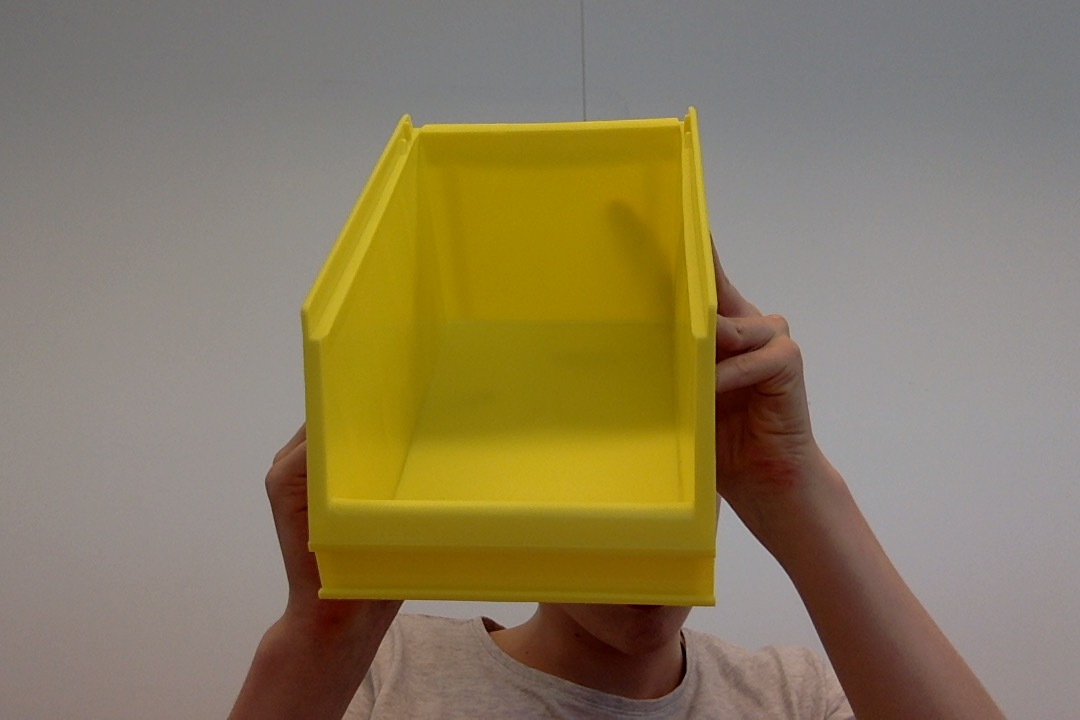
#> input picture vision/Extra_Functions/pictures/geel-bakje-bovenhoek.jpg, 1080 x 720 px, given in place of the camera
$ python distance.py
#> lines starting #> are read from the running program, lines starting #| are printed output that depends on the picture; after the words box and inside, x2 and y2 are one past the last pixel; in counts of white or black regions, pixels touching at a corner belong together
import cv2
import numpy as np
import os, sys
import math
from decimal import *
import glob

cam = cv2.VideoCapture(0)

cam.set(3, 720)
cam.set(4, 620)

# Extra_Functions calculating
# Initialize the known distance from the camera to the object
KNOWN_DISTANCE = 100.0
# Initialize the known object width, which in this case
KNOWN_WIDTH = Decimal(15.0)
# Initialize the known object focal length, which in this case
FOCAL_LENGTH = None


# Text settings
font                   = cv2.FONT_HERSHEY_SIMPLEX
bottomLeftCornerOfText = (10,500)
fontScale              = 0.75
fontColor              = (255,255,255)
lineType               = 2

text = None

# Add color blue to mask
boundaries = [
                [([20, 100, 100], [30, 255, 255])],  # Yellow
                [([100, 150, 0], [140, 255, 255])],  # Blue
                [([20, 100, 100], [30, 255, 255])],  # Red
                [([120, 100, 5], [191, 110, 158])],  # Green
                [([90, 7, 50], [125, 40, 192])]  # Grey
         ]

totalContours = []


def main():
    while (1):
        _, frame = cam.read()
#> frame is the input picture: shape (720, 1080, 3); mean B, G, R 93, 124.1, 137.8
        img = cv2.bilateralFilter(frame, 9, 75, 75)
        hsv = cv2.cvtColor(img, cv2.COLOR_BGR2HSV)
#> hsv: shape (720, 1080, 3); mean H, S, V 39.7, 85.1, 138.3
        gray = cv2.cvtColor(img, cv2.COLOR_BGR2GRAY)
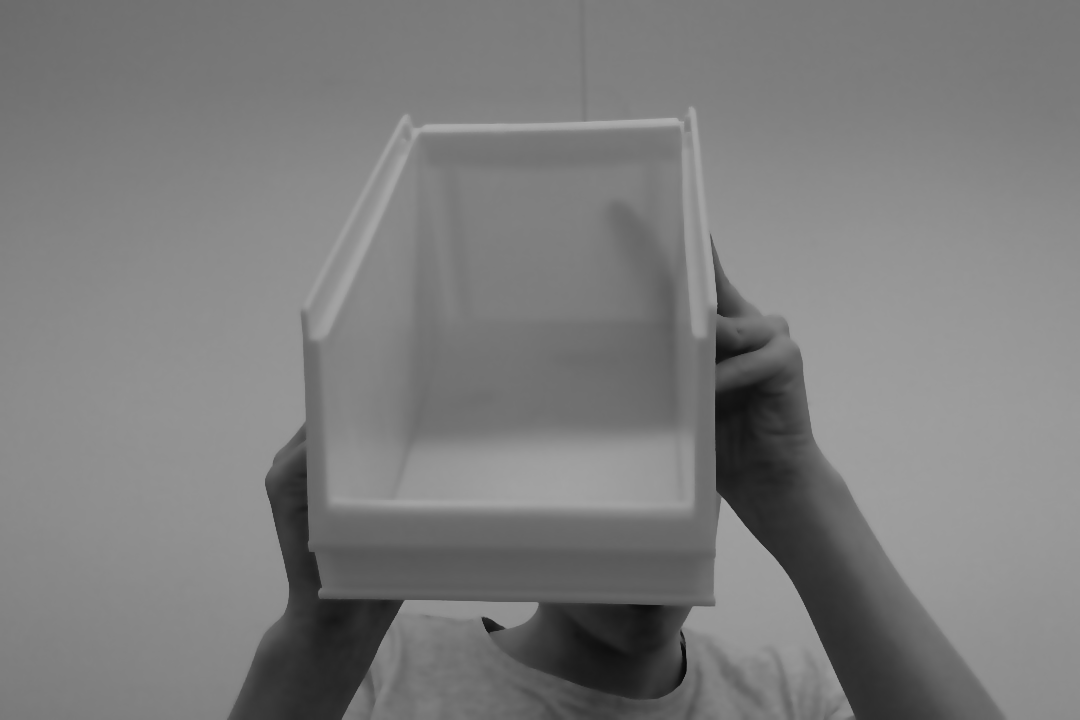
#> gray: shape (720, 1080); min 8, max 175, mean 124.6
        grayFrame = CLAHE(gray)
#> in CLAHE, `cl1 = clahe.apply(frame)`:
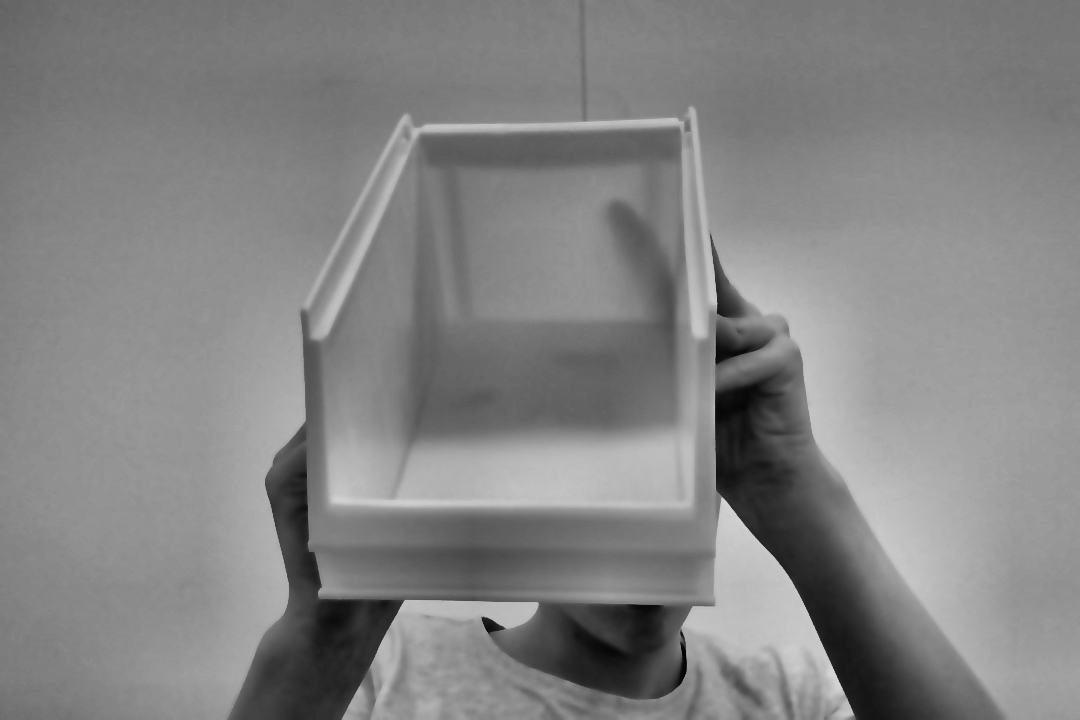
#> cl1: shape (720, 1080); min 5, max 214, mean 131.2

        for range in boundaries:
            in_mask = None;
            for (lower, upper) in range:
                # Find the colors within the specified boundaries and apply the mask
                if(in_mask is None):
                    in_mask = cv2.inRange(hsv, np.array(lower, dtype="uint8"), np.array(upper, dtype="uint8"));
                else:
                    in_mask = in_mask + cv2.inRange(hsv, np.array(lower, dtype="uint8"), np.array(upper, dtype="uint8"))

                _, res = cv2.threshold(in_mask, 215, 255, cv2.THRESH_BINARY)
                res = cv2.bitwise_and(res, res, mask=grayFrame)
                contours, hierarchy = cv2.findContours(res, cv2.RETR_TREE, cv2.CHAIN_APPROX_SIMPLE)
                totalContours.append(contours)
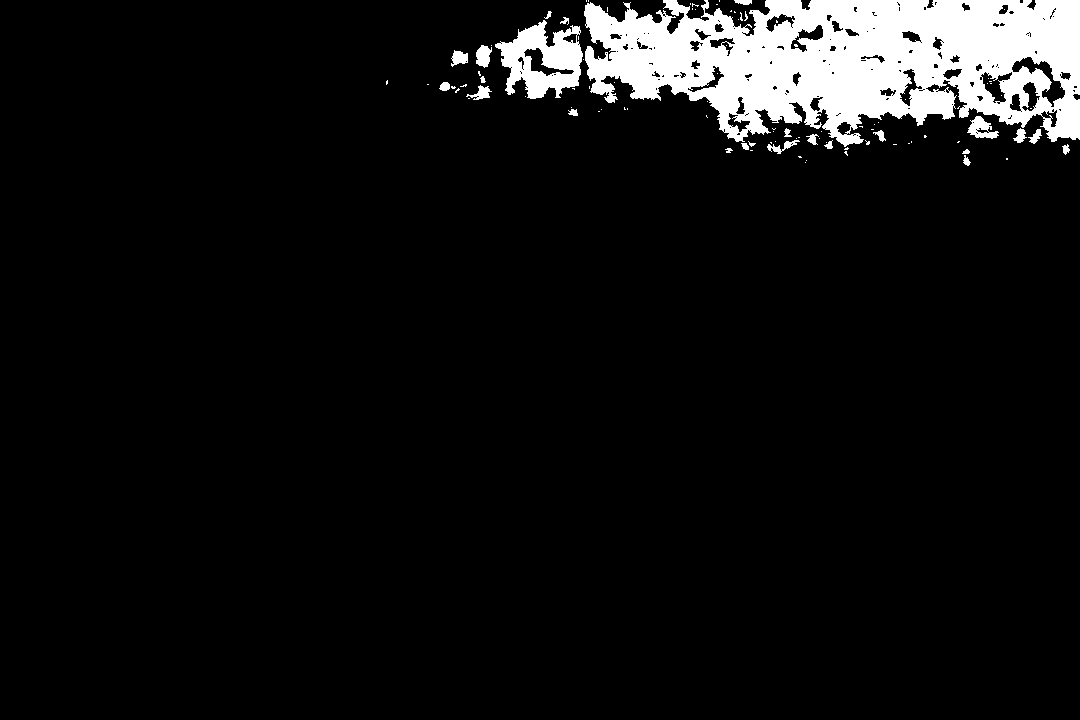
#> in_mask: shape (720, 1080); 7% white; 99 white regions (74 under 20 px), largest, box (x1, y1, x2, y2) and area: (584, 0, 1080, 147) 48563, (495, 20, 583, 99) 3854, (967, 116, 999, 139) 382
#> after the loop, totalContours = 5 items

        for contours in totalContours:
            for cnt in contours:
                perimeter = cv2.arcLength(cnt, True)
                approx = cv2.approxPolyDP(cnt, 0.04 * perimeter, True)
                x, y, w, h = cv2.boundingRect(cnt)

                if(w > 40 and h > 10 and len(approx) >= 4 and len(approx) <= 6):
                    frame = cv2.rectangle(frame, (x, y), (x + w, y + h), (255, 0, 255), 2)

                    if w > (h*1.7):
                        KNOWN_WIDTH = 25.0
                        FOCAL_LENGTH = 1060
                        text = "Side"
                    elif w >= (h*1.4) and w <= (h*1.7):
                        KNOWN_WIDTH = 30.0
                        FOCAL_LENGTH = 800
                        text = "SideAngle"
                    elif w < (h*1.4):
                        KNOWN_WIDTH = 15
                        FOCAL_LENGTH = 1180
                        text = "Voorkant"

                    # Extra_Functions to object calculating
                    distance = calculateDistance(w, KNOWN_WIDTH, FOCAL_LENGTH)

                    if distance > 200:
                        if w > (h * 1.7):
                            KNOWN_WIDTH = 25.0
                            FOCAL_LENGTH = 1000
                            text = "Side"
                        elif w >= (h * 1.4) and w <= (h * 1.7):
                            KNOWN_WIDTH = 30.0
                            FOCAL_LENGTH = 720
                            text = "SideAngle"
                        elif w < (h * 1.4):
                            KNOWN_WIDTH = 15
                            FOCAL_LENGTH = 1100
                            text = "Voorkant"

                        distance = calculateDistance(w, KNOWN_WIDTH, FOCAL_LENGTH)

                    # Apply text in frame
                    cv2.putText(frame,str(str(w)+ " " + str(h) + " " + str(round(distance, 2))) + " " + text,
                                (x + (w / 2), y),font,fontScale,fontColor,lineType)
#> this loop made 5 passes
#> contours on passes 2, 4: [], []
#| 15
#| 15
#| 15
#| 15
#| 25.0
#| 25.0
#| 15
#| 15
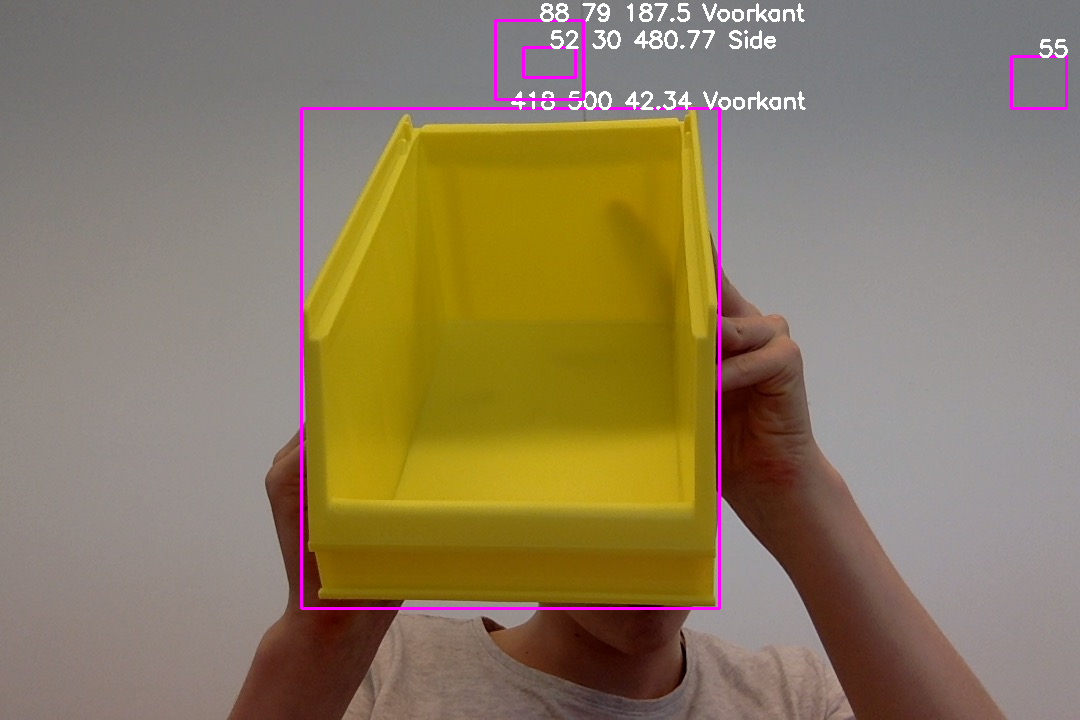
#> frame: shape (720, 1080, 3); mean B, G, R 95.3, 123.9, 140
        del totalContours[:]

        #Show frame
        cv2.imshow('images', frame)

        #Check if "esc" is pressed
        k = cv2.waitKey(1) & 0xFF
#> (key Esc is pressed here)
        if k == 27:
            break

    cv2.destroyAllWindows()


def calibration(w):
    return (KNOWN_DISTANCE * (w / 2)) / (KNOWN_WIDTH / 2)


def calculateDistance(w, KNOWN_WIDTH, FOCAL_LENGTH):
    print(KNOWN_WIDTH)
    return (FOCAL_LENGTH * (KNOWN_WIDTH / 2)) / (w / 2)


def CLAHE(frame):
    clahe = cv2.createCLAHE(clipLimit=2.0, tileGridSize=(8, 8))
    cl1 = clahe.apply(frame)

    return cl1

main()

$ run again, on vision/Extra_Functions/pictures/geel-bakje-hoek.png
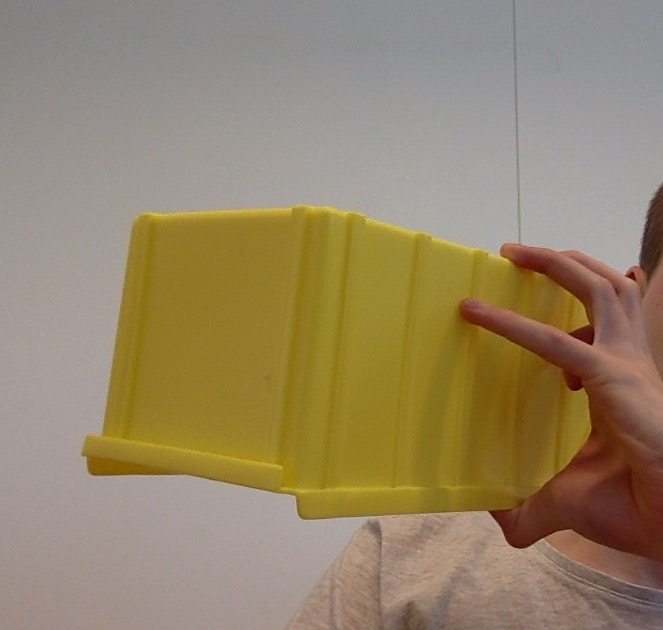
#> input picture vision/Extra_Functions/pictures/geel-bakje-hoek.png, 663 x 630 px, given in place of the camera
#> in main, frame is the input picture: shape (630, 663, 3); mean B, G, R 104.6, 133.4, 149.8
#> hsv: shape (630, 663, 3); mean H, S, V 27.8, 82.7, 150.1
#> after the loop in main, `for range in boundaries:`:
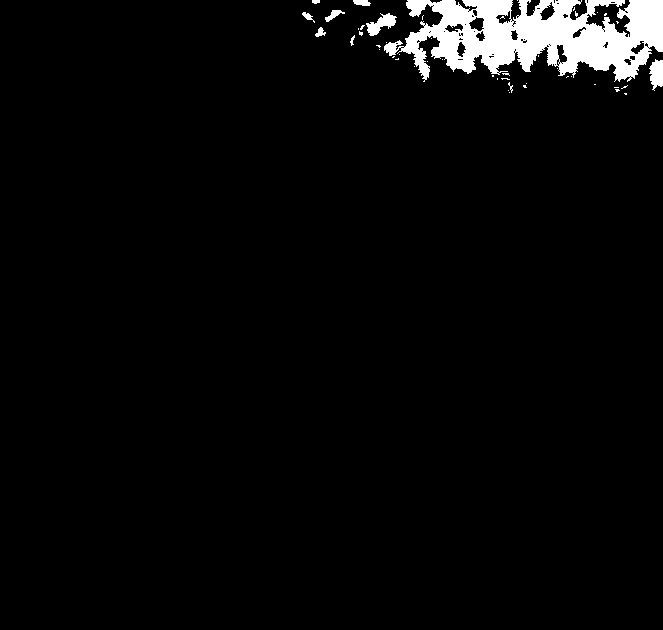
#> in_mask: shape (630, 663); 3.6% white; 48 white regions (38 under 20 px), largest, box (x1, y1, x2, y2) and area: (384, 0, 663, 82) 13829, (366, 13, 397, 36) 339, (649, 59, 663, 91) 321
#> after the loop in main, `for range in boundaries:`: totalContours = 5 items
#> the loop in main, `for contours in totalContours:` made 5 passes
#> contours on passes 2, 4: [], [[[661, 580], [662, 580]]]
#> (printed output is left out)
#> after the loop in main, `for contours in totalContours:`:
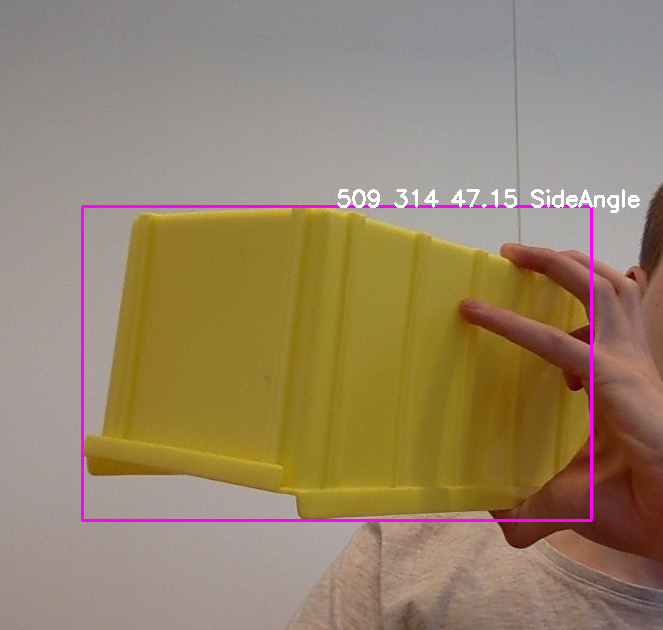
#> frame: shape (630, 663, 3); mean B, G, R 106.5, 132.4, 151.3

$ run again, on vision/Extra_Functions/pictures/geel-bakje-onderkant.png
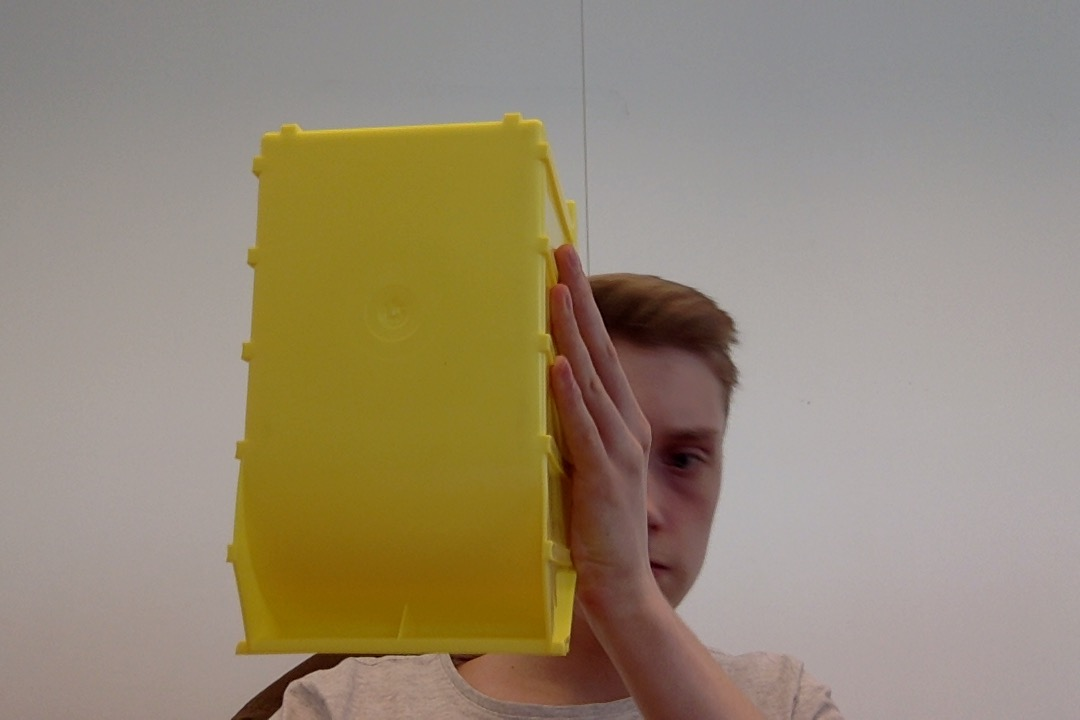
#> input picture vision/Extra_Functions/pictures/geel-bakje-onderkant.png, 1080 x 720 px, given in place of the camera
#> in main, frame is the input picture: shape (720, 1080, 3); mean B, G, R 115.3, 137.6, 150.7
#> hsv: shape (720, 1080, 3); mean H, S, V 31.5, 67.2, 151
#> in CLAHE, `cl1 = clahe.apply(frame)`:
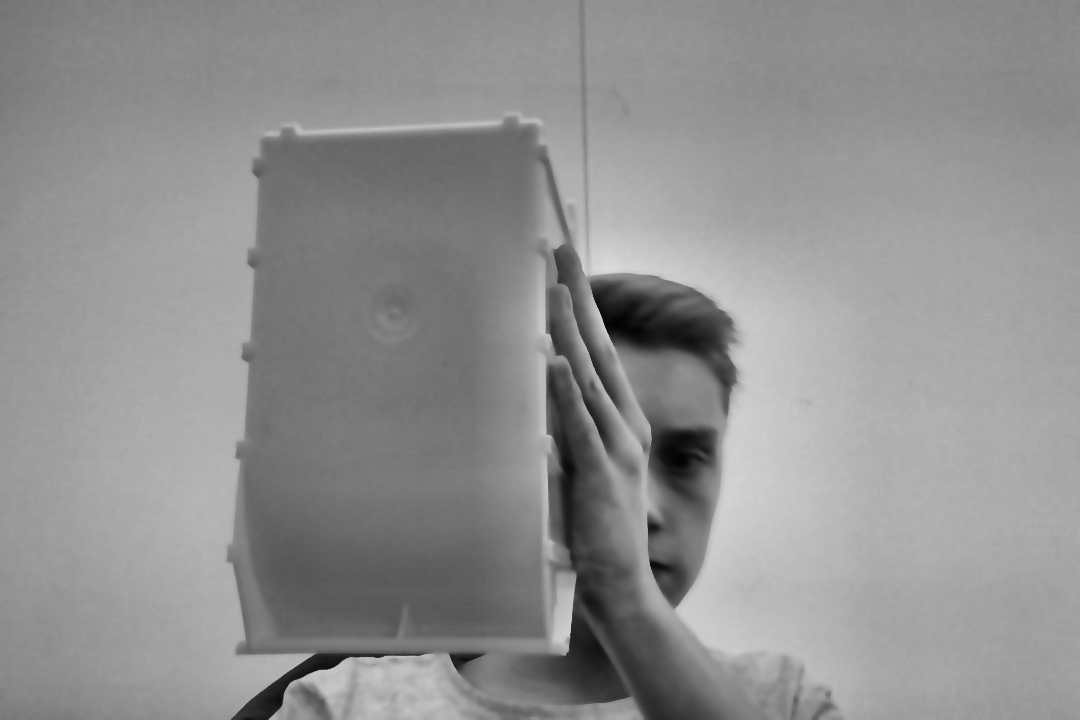
#> cl1: shape (720, 1080); min 2, max 219, mean 144.1
#> after the loop in main, `for range in boundaries:`:
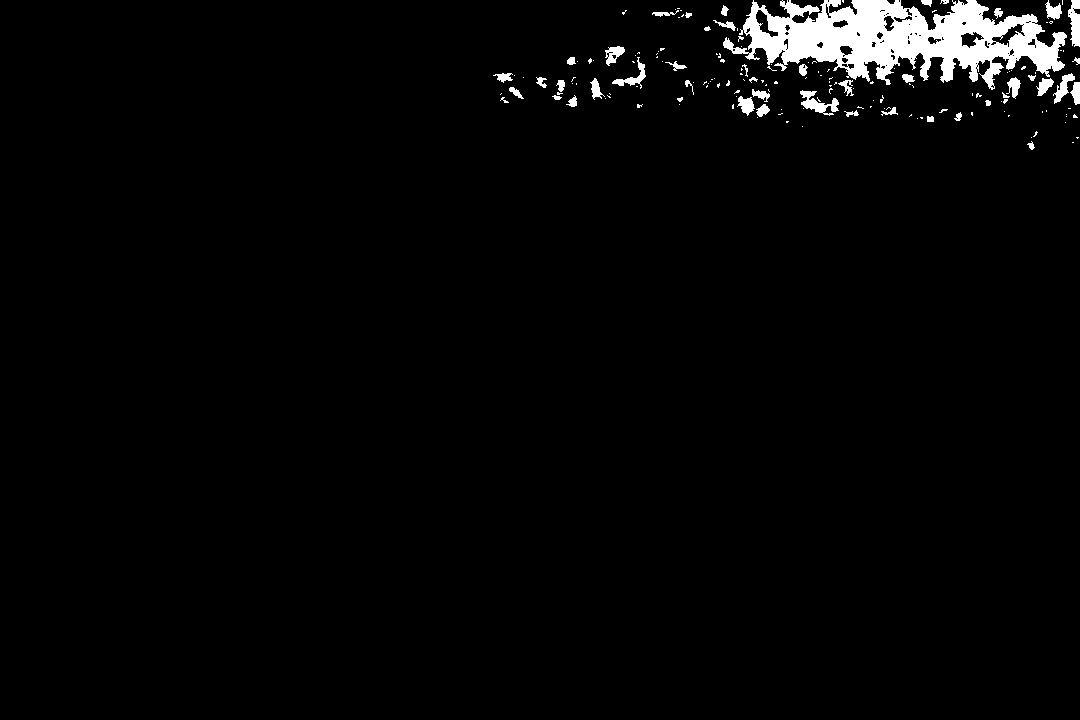
#> in_mask: shape (720, 1080); 2.7% white; 167 white regions (120 under 20 px), largest, box (x1, y1, x2, y2) and area: (723, 0, 1067, 90) 15744, (800, 90, 839, 116) 422, (1068, 0, 1080, 47) 394
#> after the loop in main, `for range in boundaries:`: totalContours = 5 items
#> the loop in main, `for contours in totalContours:` made 5 passes
#> contours on pass 2: []
#> (printed output is left out)
